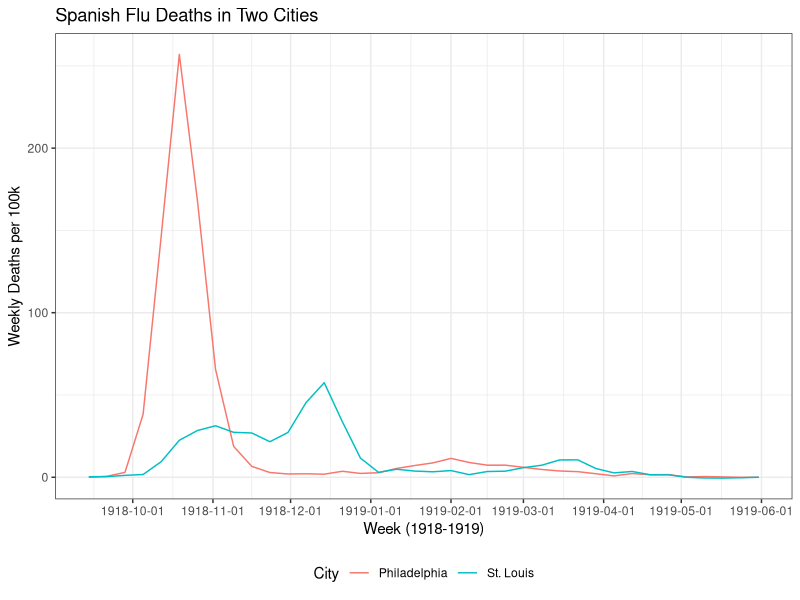
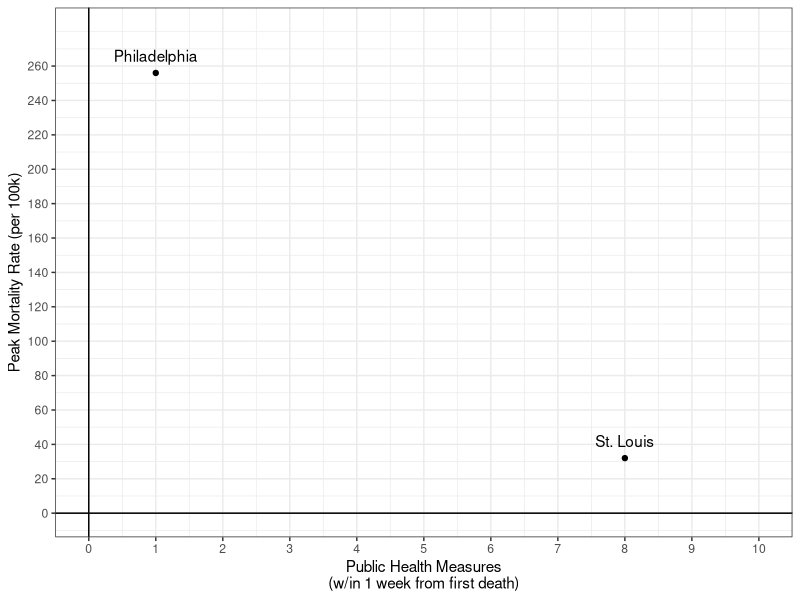
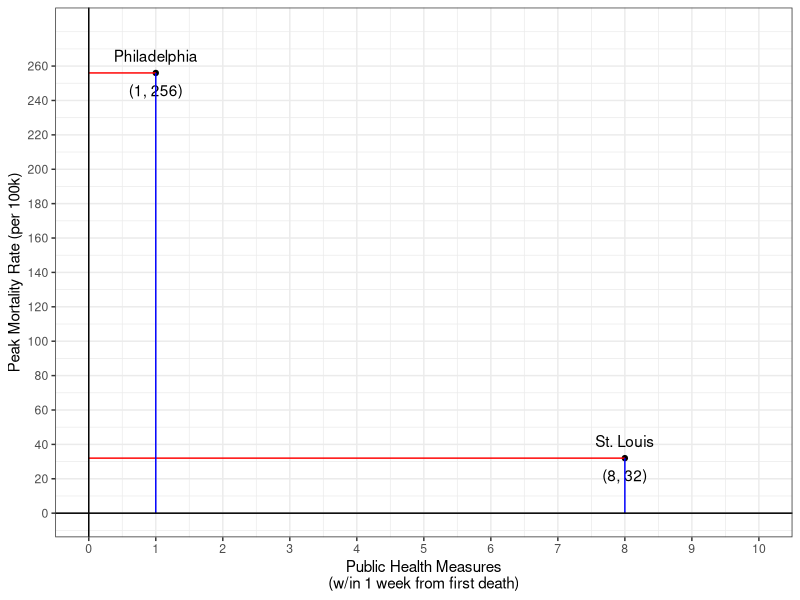
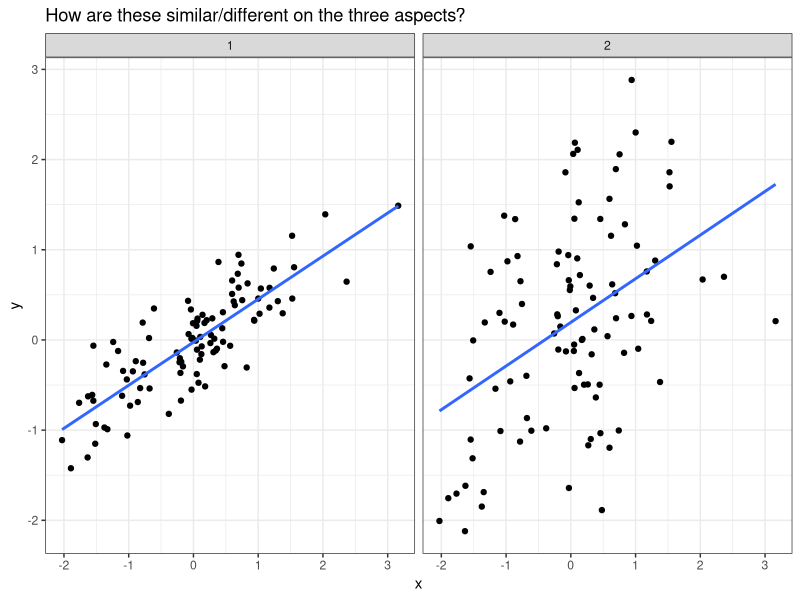
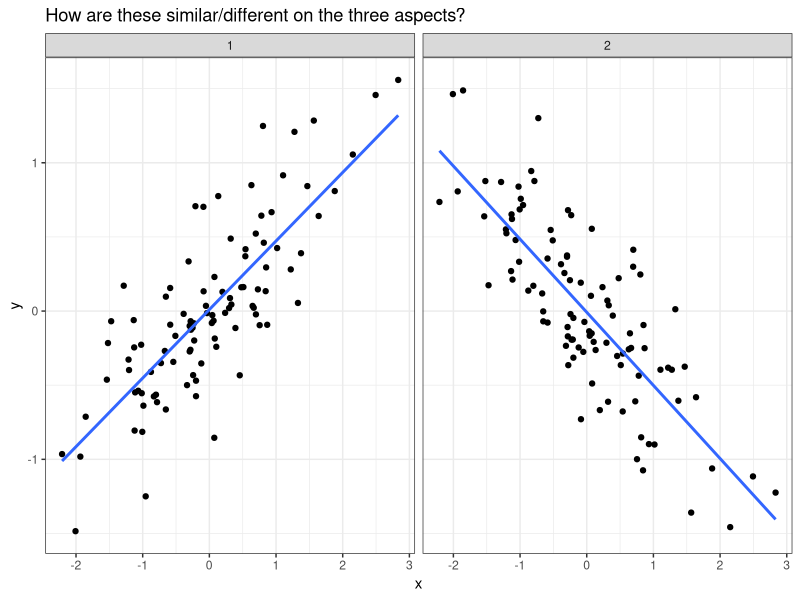
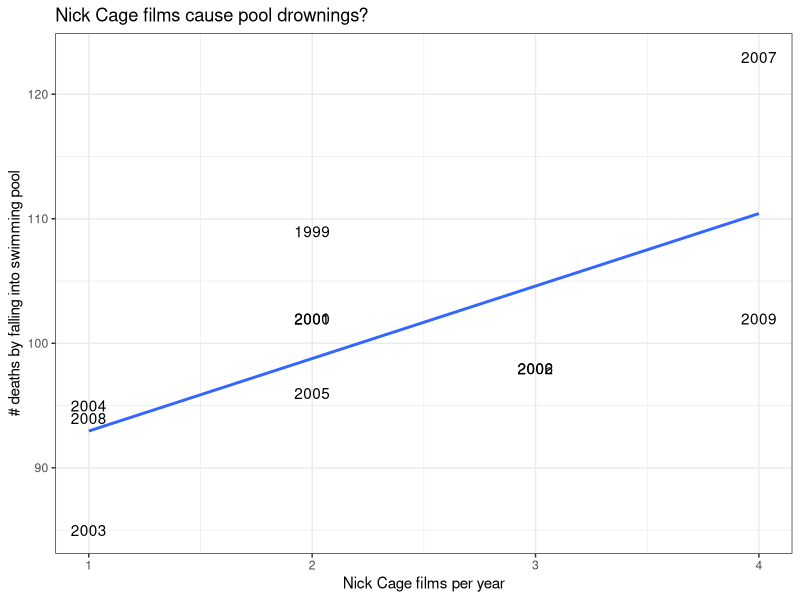
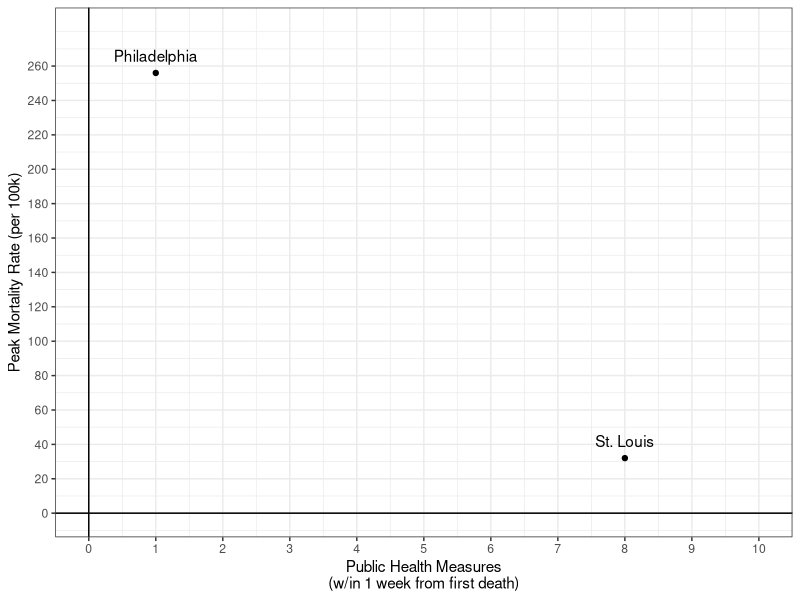
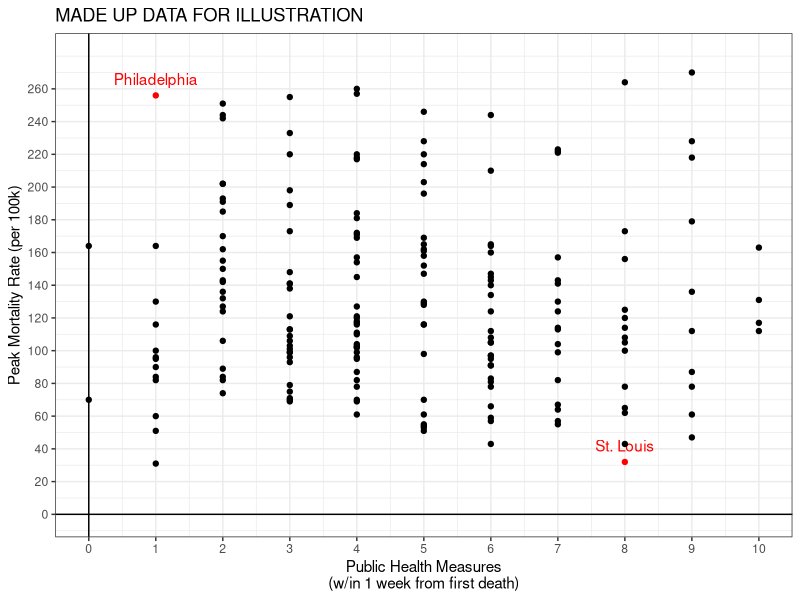

These figures' R source, in order:
## ---- chunk 1
knitr::opts_chunk$set(echo = FALSE)
require(haven)
require(data.table)
require(ggplot2)
require(magrittr)
## ---- chunk 2
require(data.table)
require(ggplot2)
require(magrittr)
require(stringr)

phila = fread('philadelphia.csv') %>% .[!is.na(`Excess Death Rate`)]
stlo = fread('st_louis.csv') %>% .[!is.na(`Excess Death Rate`)]

phila[, City := 'Philadelphia']
stlo[, City := 'St. Louis']

plot_data = rbind(phila, stlo)

plot_data[, `Week Ending` := str_replace(`Week Ending`, "Sept.", "Sep.")]
plot_data[, date := `Week Ending` %>% str_remove("\\.")  %>% as.Date(. , "%b %d, %Y")]
plot_data[, mortality_rate := `Excess Death Rate` / 52]

ggplot(plot_data, aes(x = date, y = mortality_rate, group = City, colour = City)) + geom_line() + theme_bw() + xlab("Week (1918-1919)") + ylab("Weekly Deaths per 100k") + ggtitle("Spanish Flu Deaths in Two Cities") +  theme(legend.position="bottom") + scale_x_date(breaks = "months")

## ---- chunk 3
ex_data = data.table(City = c("St. Louis", "Philadelphia"),
                     PH_count = c(8, 1),
                     peak_rate = c(32, 256)
)
 
ggplot(ex_data, aes(x = PH_count, y = peak_rate, label = City)) +
  geom_point() + geom_text(nudge_y = 10) + theme_bw() + xlab("Public Health Measures\n(w/in 1 week from first death)") +
  ylab("Peak Mortality Rate (per 100k)") + geom_hline(yintercept = 0) + geom_vline(xintercept = 0)  + scale_x_continuous(breaks = c(0:10), limits = c(0,10) ) + scale_y_continuous(breaks = seq(0,270,20), limits = c(0,280)) 


## ---- chunk 4
ex_data[, coord := paste0("(",PH_count, ", ", peak_rate, ")")]
seg = data.frame(x1 = c(0,0,8,1), x2 = c(8,1,8,1), y1 = c(32,256,0,0), y2=  c(32,256,32,256))
ggplot(ex_data, aes(x = PH_count, y = peak_rate, label = City)) +
  geom_point() + geom_text(nudge_y = 10) +
  geom_text(nudge_y = -10, aes(label = coord)) + theme_bw() +
  xlab("Public Health Measures\n(w/in 1 week from first death)") +
  ylab("Peak Mortality Rate (per 100k)") +
  geom_segment( aes(x = seg$x1[1:2], xend = seg$x2[1:2], y = seg$y1[1:2], yend = seg$y2[1:2]), colour = "red") + 
  geom_segment( aes(x = seg$x1[3:4], xend = seg$x2[3:4], y = seg$y1[3:4], yend = seg$y2[3:4]), colour = "blue") + 
  geom_hline(yintercept = 0) + geom_vline(xintercept = 0) + scale_x_continuous(breaks = c(0:10), limits = c(0,10) ) + scale_y_continuous(breaks = seq(0,270,20), limits = c(0,280)) 

## ---- chunk 5

n = 100
p_data = data.table(g = 1, x = rnorm(n))
p_data = rbind(p_data, p_data)
p_data[, group := rep(c(1,2), each = n)]
test= T
while(test == T){
  p_data[group %in% 1, y := x * 0.5 + rnorm(n, sd = 1/3)]
  p_data[group %in% 2, y := x*0.5 + rnorm(n, sd = 1)]
  test = abs(lm(y ~ x, p_data[group %in% 1])$coefficients[2] - lm(y ~ x, p_data[group %in% 2])$coefficients[2]) > 0.01
}

ggplot(p_data, aes(x = x, y = y, group = group)) + geom_point() + geom_smooth(method = "lm", se =F)+ facet_wrap(. ~ group) + theme_bw() + ggtitle("How are these similar/different on the three aspects?")
## ---- chunk 6

n = 100
p_data = data.table(g = 1, x = rnorm(n))
p_data = rbind(p_data, p_data)
p_data[, group := rep(c(1,2), each = n)]
test= T
while(test == T){
  p_data[group %in% 1, y := x * 0.5 + rnorm(n, sd = 1/3)]
  p_data[group %in% 2, y := x*-0.5 + rnorm(n, sd = 1/3)]
  test = (abs(cor(p_data[group %in% 1, list(x,y)])[1,2]) - abs(cor(p_data[group %in% 2, list(x,y)])[1,2])) > 0.01
}

ggplot(p_data, aes(x = x, y = y, group = group)) + geom_point() + geom_smooth(method = "lm", se =F)+ facet_wrap(. ~ group) + theme_bw()  + ggtitle("How are these similar/different on the three aspects?")
## ---- chunk 7
p_data = data.table(year = 1999:2009,
                    nick_cage = c(2,2,2,3,1,1,2,3,4,1,4),
                    drownings = c(109,102,102,98, 85,95,96,98,123,94,102))

ggplot(p_data, aes(x = nick_cage, y = drownings, label = year)) + 
  geom_text() + 
  xlab("Nick Cage films per year") + 
  ylab("# deaths by falling into swimming pool") + 
  theme_bw() +
  geom_smooth(method = 'lm', se = F) +
  ggtitle("Nick Cage films cause pool drownings?")

## ---- chunk 8

ggplot(ex_data, aes(x = PH_count, y = peak_rate, label = City)) +
  geom_point() + geom_text(nudge_y = 10) + theme_bw() + xlab("Public Health Measures\n(w/in 1 week from first death)") +
  ylab("Peak Mortality Rate (per 100k)") + geom_hline(yintercept = 0) + geom_vline(xintercept = 0)  + scale_x_continuous(breaks = c(0:10), limits = c(0,10) ) + scale_y_continuous(breaks = seq(0,270,20), limits = c(0,280)) 


## ---- chunk 9

r = data.frame(x = rpois(200, 5), y = rnbinom(200,mu = 140, size = 5))
ggplot(ex_data, aes(x = PH_count, y = peak_rate, label = City)) +
  geom_point(colour = 'red') + geom_text(nudge_y = 10, colour = 'red') + theme_bw() + xlab("Public Health Measures\n(w/in 1 week from first death)") +
  ylab("Peak Mortality Rate (per 100k)") + geom_hline(yintercept = 0) + geom_vline(xintercept = 0)  + scale_x_continuous(breaks = c(0:10), limits = c(0,10) ) + scale_y_continuous(breaks = seq(0,270,20), limits = c(0,280)) +
  geom_point(data = r, aes(x = x, y = y, label = NULL)) + ggtitle("MADE UP DATA FOR ILLUSTRATION")

## ---- chunk 10
c= 0
counter = 0
while (c < 0.9) {
  x = rnorm(5)
  y = rnorm(5)
  c = cor(x,y)
  counter = counter + 1
}

plot(x,y, main = "5 cases, x and y unrelated")
text(mean(x) - sd(x),mean(y), labels = paste0("Correlation: ", round(c, 2)),pos =4 )

## ---- chunk 11
plot(x,y, main = "5 cases, x and y unrelated")
text(mean(x) - sd(x),mean(y), labels = paste0("Correlation: ", round(c, 2)), pos =4 )
text(mean(x) + sd(x),mean(y), labels = paste0("Tries: ", counter))
## ---- chunk 12
c= 0
counter = 0
while (c < 0.9) {
  x = rnorm(10)
  y = rnorm(10)
  c = cor(x,y)
  counter = counter + 1
}

plot(x,y, main = "10 cases, x and y unrelated")
text(mean(x) - sd(x),mean(y), labels = paste0("Correlation: ", round(c, 2)), pos =4)

## ---- chunk 13
plot(x,y, main = "10 cases, x and y unrelated")
text(mean(x) - sd(x),mean(y), labels = paste0("Correlation: ", round(c, 2)), pos =4)
text(mean(x) + sd(x),mean(y), labels = paste0("Tries: ", counter))
## ---- chunk 14
c= 0
counter = 0
while (c < 0.9) {
  x = rnorm(15)
  y = rnorm(15)
  c = cor(x,y)
  counter = counter + 1
}

plot(x,y, main = "15 cases, x and y unrelated")
text(mean(x) - sd(x),mean(y), labels = paste0("Correlation: ", round(c, 2)), pos =4)

## ---- chunk 15
plot(x,y, main = "15 cases, x and y unrelated")
text(mean(x) - sd(x),mean(y), labels = paste0("Correlation: ", round(c, 2)), pos =4)
text(mean(x) + sd(x),mean(y), labels = paste0("Tries: ", counter))
## ---- chunk 16
require(MASS)
par(mfrow = c(1,2))
b1 = mvrnorm(50, mu = c(0,0), Sigma = matrix(c(1,0.5,0.5,1), byrow = T, ncol = 2))
b2 = mvrnorm(500, mu = c(0,0), Sigma = matrix(c(1,0.5,0.5,1), byrow = T, ncol = 2))

plot(b1[,1], b1[,2], main = "Few => Possibly random", xlab = 'x', ylab = 'y',
     xlim = range(rbind(b1,b2)), ylim = range(rbind(b1,b2)))
abline(lm(b1[,2] ~ b1[,1]))
plot(b2[,1], b2[,2], main = "Many => Less likely to be random", xlab = 'x', ylab = 'y',
     xlim = range(rbind(b1,b2)), ylim = range(rbind(b1,b2)))
abline(lm(b2[,2] ~ b2[,1]))
par(mfrow = c(1,1))

